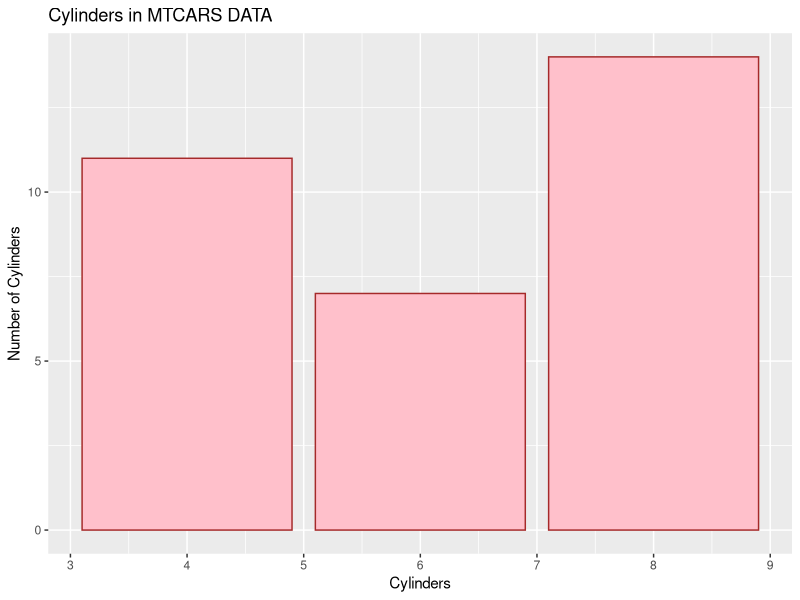

Generate this figure with R:
# R Packages for visualization are ggplot2( most categories of charts),leaflet(For Maps)

# Create Bar Chart using ggplot2, qplot libraries to create simple plots
# In this chart we are using "cyl" data to plot bar chart

# Install the packages 
# qplot() provides a quick and easy way to plot data
# ggplot() provides the most flexibility to plot data

install.packages("ggplot2")

library("ggplot2")

qplot(mtcars$cyl,
      geom="bar",
      fill=I("pink"),
      color=I("brown"),
      xlab="Cylinders",
      ylab="Number of Cylinders",
      main="Cylinders in MTCARS DATA"
)
